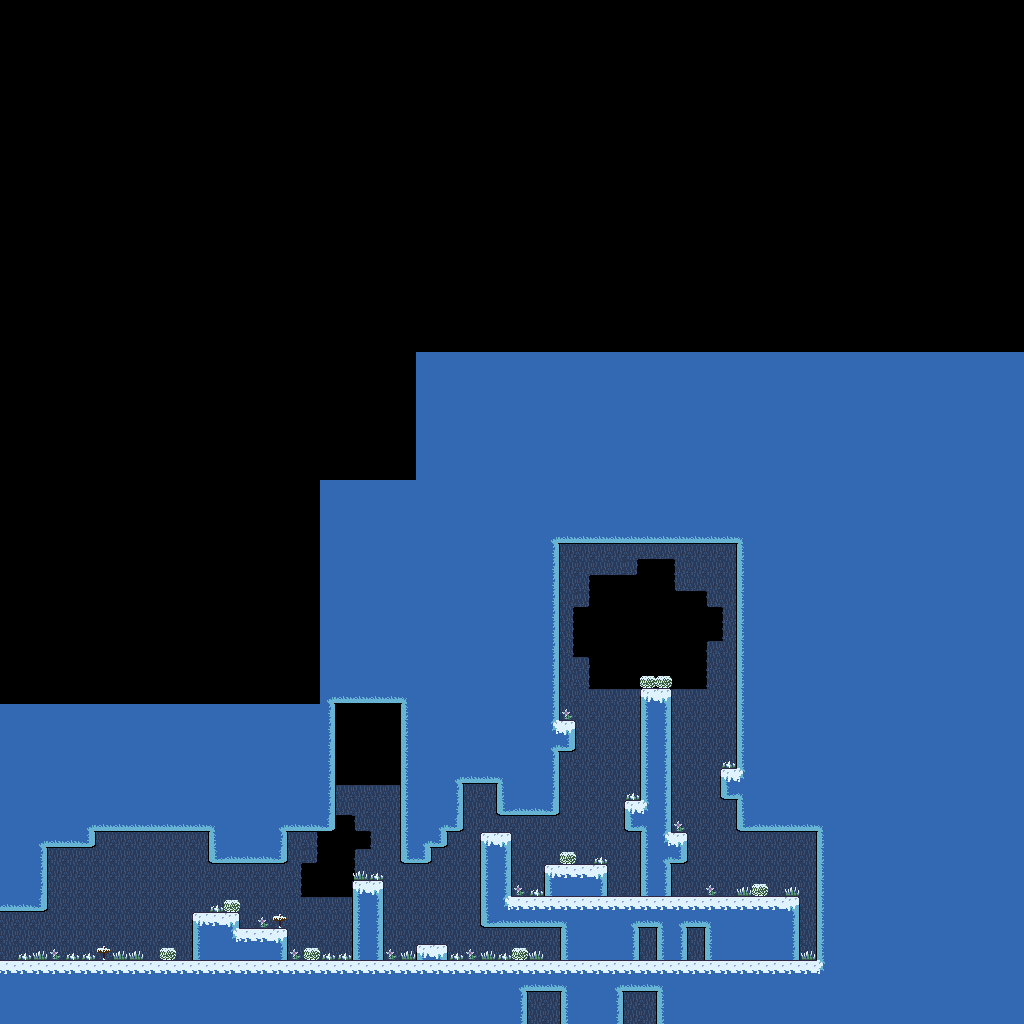

This is a level from a 2D game, rendered from its Tiled map with the project's own tilesets. A one-line summary and the map file follow, with tile-layer data summarised:
An orthogonal 64x64 tile map with 16x16 px tiles, 2 tile layers (background, foreground), 1 hidden layer not drawn and 4 objects (2x change_zone, 2x text).

<map version="1.5" tiledversion="1.7.2" orientation="orthogonal" renderorder="left-up" width="64" height="64" tilewidth="16" tileheight="16" infinite="0" nextlayerid="13" nextobjectid="6">
 <properties>
  <property name="camera_movement" type="int" value="1" />
 </properties>
 <tileset firstgid="1" source="../tilesets/tileset_1.tsx" />
 <layer id="10" name="background" width="64" height="64">
  <data>[4096 cells, 714 non-empty, 14 distinct tile ids]</data>
 </layer>
 <layer id="8" name="foreground" width="64" height="64">
  <data>[4096 cells, 1762 non-empty, 18 distinct tile ids]</data>
 </layer>
 <objectgroup id="12" name="objects calques">
  <object id="1" type="change_zone" x="0" y="912" width="16" height="48">
   <properties>
    <property name="next_map" value="map_1" />
    <property name="spawnpoint" value="56,59" />
   </properties>
  </object>
  <object id="2" name="tuto_run" type="text" x="160" y="880">
   <properties>
    <property name="text" value="By keeping pressing &lt;s&gt; key , you can run" />
   </properties>
   <point />
  </object>
  <object id="3" name="tuto_run_part_2" type="text" x="160" y="896">
   <properties>
    <property name="text" value="and jump higher !" />
   </properties>
   <point />
  </object>
  <object id="4" type="change_zone" x="528" y="1008" width="32" height="16">
   <properties>
    <property name="next_map" value="map_3" />
    <property name="spawnpoint" value="12.5,2" />
   </properties>
  </object>
 </objectgroup>
 <layer id="9" name="colliders" width="64" height="64" visible="0">
  <data>[4096 cells, 314 non-empty, 1 distinct tile ids]</data>
 </layer>
</map>